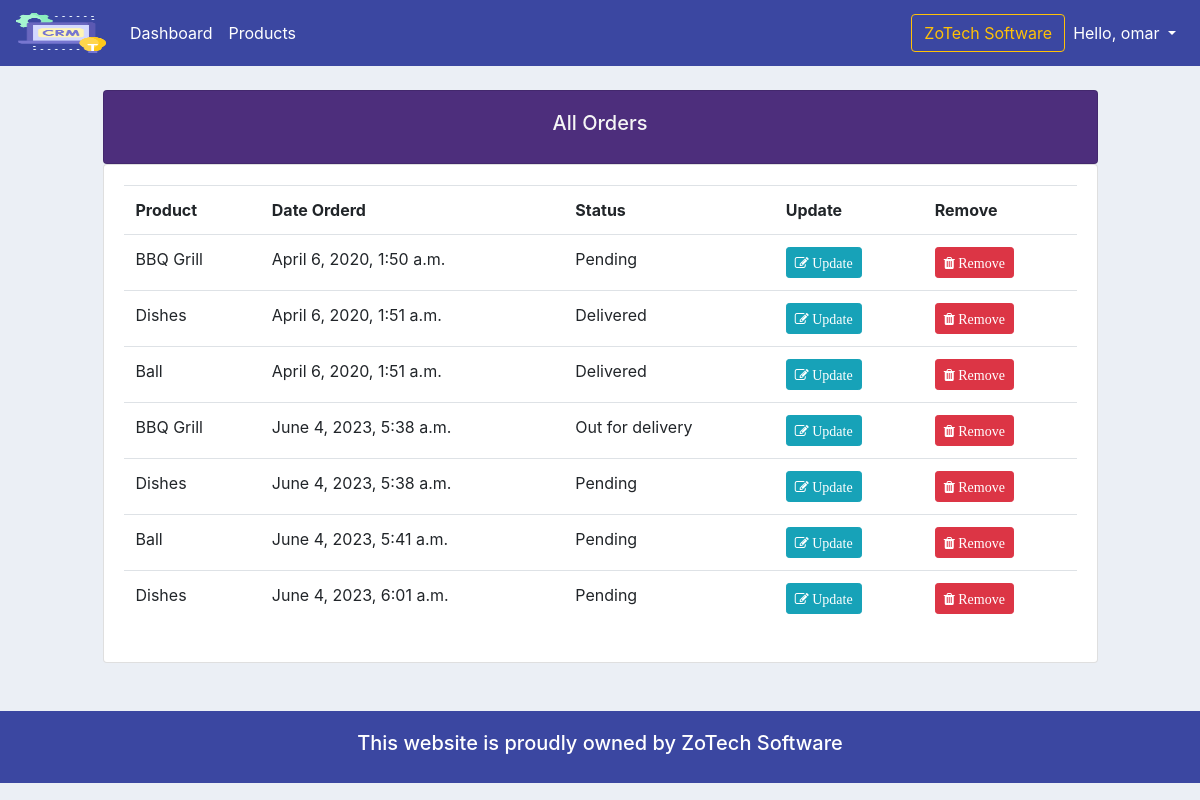
The page /all-orders/ (signed in) on the database as committed earlier.
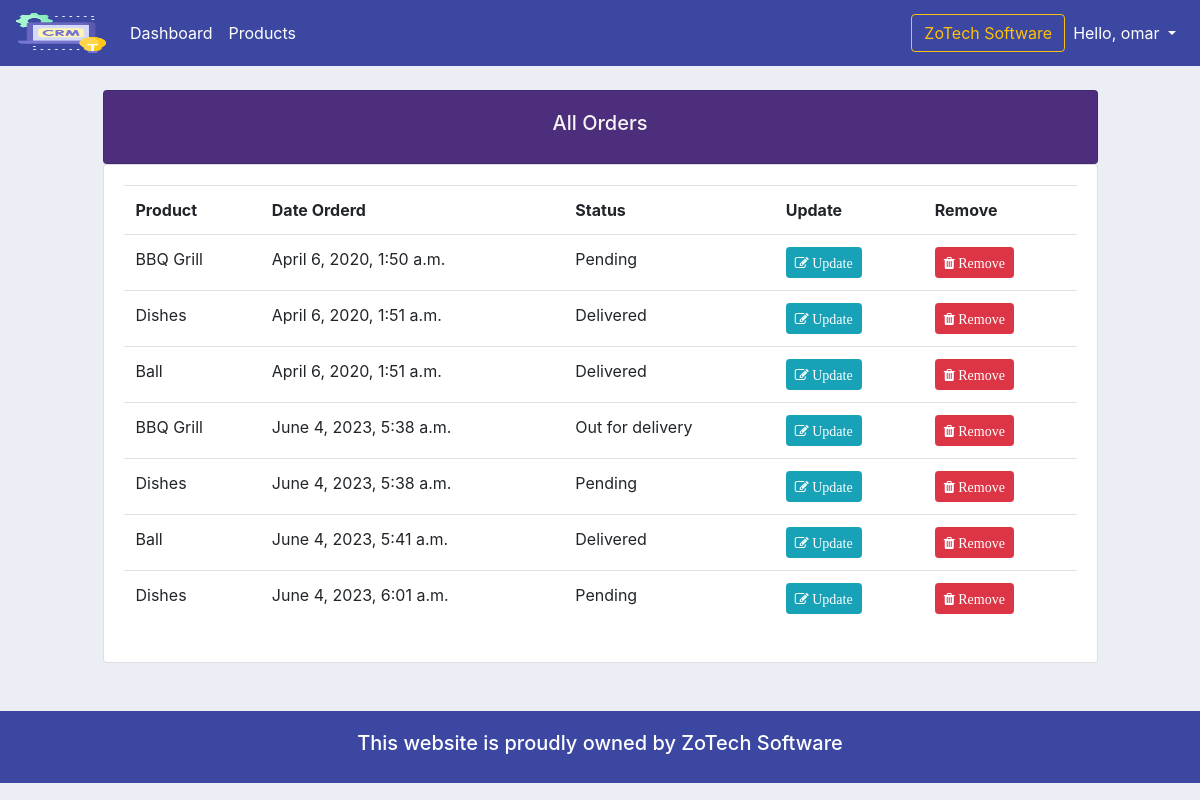
The same page on the database as committed later.
### accounts/models.py (models this page shows, shortened)
class Order(models.Model):
    STATUS = (
        ('Pending', 'Pending'),
        ('Out for delivery', 'Out for delivery'),
        ('Delivered', 'Delivered'),
    )
    customer = models.ForeignKey(Customer, null=True, on_delete=models.SET_NULL) # one to many relationships
    product = models.ForeignKey(Product, null=True, on_delete=models.SET_NULL) # one to many relationships
    date_created = models.DateTimeField(auto_now_add=True, null=True)
    status = models.CharField(max_length=200, null=True, choices=STATUS)
    note = models.CharField(max_length=1000, null=True) # for custom Search

class Product(models.Model):
    CATEGORY = (
        ('Indoor', 'Indoor'),
        ('Out Door', 'Out Door'),
    )
    name = models.CharField(max_length=200, null=True)
    price = models.FloatField(null=True)
    category = models.CharField(max_length=200, null=True, choices=CATEGORY)
    description = models.CharField(max_length=200, null=True, blank=True)
    date_created = models.DateTimeField(auto_now_add=True, null=True)
    tags = models.ManyToManyField(Tag) # Many to Many relationships
    def __str__(self):
        return self.name

### accounts/decorators.py (the view)
	def wrapper_function(request, *args, **kwargs):
		group = None
		if request.user.groups.exists():
			group = request.user.groups.all()[0].name
		if group == 'customer':
			return redirect('user-page')
		if group == 'admin':
			return view_func(request, *args, **kwargs)

### accounts/views.py (called while the page is built)
@login_required(login_url='login')
@admin_only # if customer the redirect to user-page and if admin redirect to view_func
def allOrders(request):
    orders = Order.objects.all()
    context = {
        'orders':orders,
    }
    return render(request, 'accounts/all_orders.html', context)

### accounts/templates/accounts/all_orders.html
{%  extends 'accounts/main.html' %}
{% block content %}
		<br>
		<div class="row">
            <div class="col-1"></div>
			<div class="col-md-10">
				<div class="card card-body" style="background-color: #4d2e7c; color: whitesmoke; text-align: center;">
					<h5>All Orders</h5>
				</div>
				<div class="card card-body">
					<table class="table">
						<tr>
                            <th>Product</th>
                            <th>Date Orderd</th>
                            <th>Status</th>
                            <th>Update</th>
                            <th>Remove</th>
                        </tr>
                        {% for order in orders %}
                            <tr>
                                <td>{{ order.product }}</td>
                                <td>{{ order.date_created }}</td>
                                <td>{{ order.status }}</td>
                                <td><a class="btn btn-sm btn-info" href="{% url 'updateOrder' order.id %}"><i class="fa fa-edit"> Update</i></a></td>
                                <td><a class="btn btn-sm btn-danger" href="{% url 'delete_order' order.id %}"><i class="fa fa-trash"> Remove</i></a></td>
                            </tr>
                        {% endfor %}
					</table>
				</div>
			</div>
		</div>
{% endblock content %}

Rows that differ between the two databases and show on the page:
changed Order "June 4, 2023, 5:41 a.m.": status "Pending" → "Delivered"
